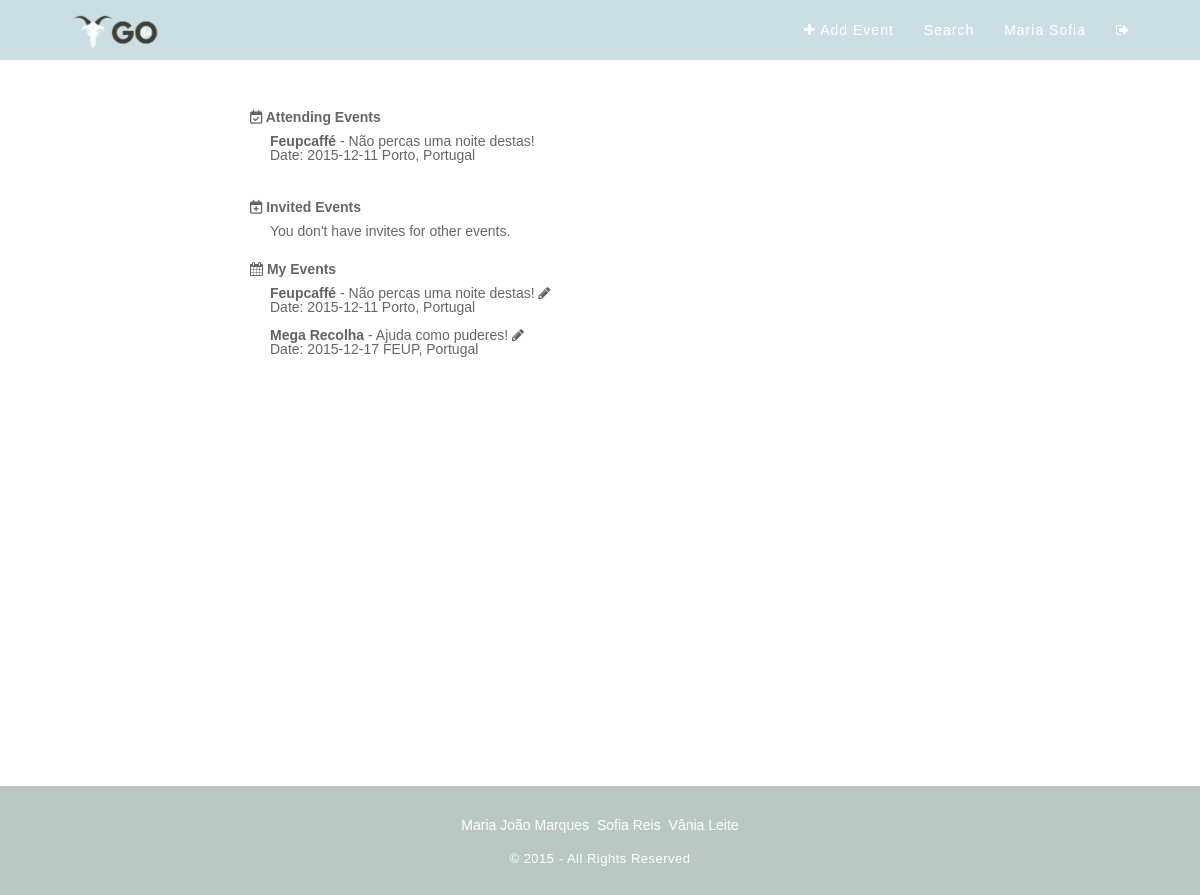
The app's page /?pagina=userPage (signed in) with its own data.
### tables this page shows
CREATE TABLE "Event" (
	`idEvent`	INTEGER PRIMARY KEY AUTOINCREMENT,
	`name`	TEXT NOT NULL,
	`description`	TEXT NOT NULL,
	`idImage`	INTEGER,
	`idType`	INTEGER,
	`date`	TEXT NOT NULL,
	`idUser`	INTEGER NOT NULL,
	`public`	INTEGER DEFAULT 0,
	`local`	TEXT
);

### php/loadEvent.php (called while the page is built, shortened)
<?
try {
  $db = new PDO('sqlite:./db/dboltw.db');
  $db->setAttribute(PDO::ATTR_ERRMODE, PDO::ERRMODE_EXCEPTION);
} catch (PDOException $e) {
    print "Error!: " . $e->getMessage() . "<br/>";
    die();
}
function getEventInfo($id){
  try{
    global $db;
    $stmt=$db->prepare("SELECT * FROM Event WHERE idEvent=:event_id");
    $stmt->bindValue(':event_id',$id,PDO::PARAM_STR);
    $found=$stmt->execute();
    $columns=$stmt->fetch();
    return $columns;
  }catch(PDOException $e){
    if(isset($_SESSION['user_id'])){
      $log=$e->getMessage()." ___Date=".date("Y-m-d")." ___ idUser=".$_SESSION['user_id'].PHP_EOL;
    }else{
      $log=$e->getMessage()." ___Date= ".date("Y-m-d")."\n";
    }
    error_log($log,3,"../error.log");
    return -1;
  }
}
function getEventGo($id){
  try{
    global $db;
    $stmt=$db->prepare("SELECT * FROM EventGo WHERE idUser=:id");
    $stmt->bindValue(':id',$id);
    $query = $stmt->execute();
    $result= $stmt->fetchAll();
    return $result;
  }
  catch(PDOException $e){
    if(isset($_SESSION['user_id'])){
      $log=$e->getMessage()." ___Date=".date("Y-m-d")." ___ idUser=".$_SESSION['user_id'].PHP_EOL;
    }else{
      $log=$e->getMessage()." ___Date= ".date("Y-m-d")."\n";
    }
    error_log($log,3,"../error.log");
    return -1;
  }
}
function getUserEvents($id){
  try{
    global $db;
    $stmt=$db->prepare("SELECT * FROM Event WHERE idUser=:id");
    $stmt->bindValue(':id',$id);
    $query = $stmt->execute();
    $result= $stmt->fetchAll();
    return $result;
  }
  catch(PDOException $e){
    if(isset($_SESSION['user_id'])){
      $log=$e->getMessage()." ___Date=".date("Y-m-d")." ___ idUser=".$_SESSION['user_id'].PHP_EOL;
    }else{
      $log=$e->getMessage()." ___Date= ".date("Y-m-d")."\n";
    }
    error_log($log,3,"../error.log");
    return -1;
  }
}
$eventsGo = getEventGo($_SESSION['user_id']);
$userEvents = getUserEvents($_SESSION['user_id']);
?>

### template/userPage.php (the view)
<? include_once 'php/loadEvent.php'; ?>
<section class="billboard-body-userpage">
	<h1 id="userpageTitle"><span><i class="fa fa-calendar-check-o"></i> Attending Events </span></h1>
	<div id="userEvents">
		<?php
		if(!empty($eventsGo)){
			for($i=0; $i < count($eventsGo); ++$i)
			{
				$event = getEventInfo($eventsGo[$i]['idEvent']);
				if($event['public'] == 0) {
				echo '<a href="./?pagina=showEvent&id='.$event['idEvent'].'""><span><b>'.$event['name'].'</b></span></a> - '.$event['description'].'&nbsp;&nbsp;<i id="secretfa"class="fa fa-user-secret"></i><br><span>Date:&nbsp;'.$event['date'].'</span>&nbsp;'.$event['local'].'<br><br>';
				}else{
						echo '<a href="./?pagina=showEvent&id='.$event['idEvent'].'""><span><b>'.$event['name'].'</b></span></a> - '.$event['description'].'<br><span>Date:&nbsp;'.$event['date'].'</span>&nbsp;'.$event['local'].'<br><br>';
				}
			}
		}
		else{
			echo 'No events to attend.';
		}
		?>
	</div>
	<br>
	<h1 id="userpageTitle"><span><i class="fa fa-calendar-plus-o"></i></i> Invited Events </span></h1>
	<div id="userEvents">
		<?php
		if(!empty($invitedEvents)){
			for($i=0; $i < count($invitedEvents); ++$i)
			{
				$event = getEventInfo($invitedEvents[$i]['idEvent']);
				if($event['public'] == 0) {
						echo '<a href="./?pagina=showEvent&id='.$event['idEvent'].'""><span><b>'.$event['name'].'</b></span></a> - '.$event['description'].'
				&nbsp;&nbsp;<i id="secretfa"class="fa fa-user-secret"></i><br><span>Date:&nbsp;'.$event['date'].'</span>&nbsp;'.$event['local'].'<br><br>';
				}else{
				echo '<a href="./?pagina=showEvent&id='.$event['idEvent'].'""><span><b>'.$event['name'].'</b></span></a> - '.$event['description'].'
				<br><span>Date:&nbsp;'.$event['date'].'</span>&nbsp;'.$event['local'].'<br><br>';
				}
			}
		}
		else{
			echo 'You don\'t have invites for other events.';
		}
		?>
	</div>
	<br>
	<h1 id="userpageTitle"><span><i class="fa fa-calendar"></i></i> My Events </span></h1>
	<div id="userEvents">
		<?php
		if(!empty($userEvents)){
			for($i=0; $i < count($userEvents); ++$i)
			{
				$event = getEventInfo($userEvents[$i]['idEvent']);
				echo '<a href="./?pagina=showEvent&id='.$event['idEvent'].'""><span><b>'.$event['name'].'</b></span></a> - '.$event['description'].'
				<a href="./?pagina=editEvent&id='.$event['idEvent'].'"><i class="fa fa-pencil"></i></a><br><span>Date:&nbsp;'.$event['date'].'</span>&nbsp;'.$event['local'].'<br><br>';
			}
		}
		else{
			echo '<a href="./?pagina=createEvent">You don\'t have any event yet. Please, create one now.</a>';
		}
		?>
	</div>
</section>

### css/main.css (style rules this page uses)
.billboard-body-userpage { width: auto; height: auto; padding-left: 250px; padding-right: 250px; padding-bottom: 50px; padding-top: 50px; background-size: cover; -webkit-background-size: cover; -moz-background-size: cover; -o-background-size: cover; }
body { font-family: 'Source Sans Pro', sans-serif; font-size: 14px; color: #666; position:relative; padding-bottom: 95px; min-height: 100%; height: auto !important; height: 100%; }
html, body { overflow: auto; height: 100%; }
#userpageTitle { size: 20%; }
#userEvents { padding-left: 20px; padding-bottom: 10px; padding-top: 10px; }
#userEvents a { color: #646363; text-decoration: none; }

### records on screen
event: name "Feupcaffé", description "Não percas uma noite destas!", date "2015-12-11", local "Porto, Portugal"
event: name "Mega Recolha", description "Ajuda como puderes!", date "2015-12-17", local "FEUP, Portugal"

### other values on screen
$_SESSION['firstname'] "Maria"
$_SESSION['lastname'] "Sofia"
